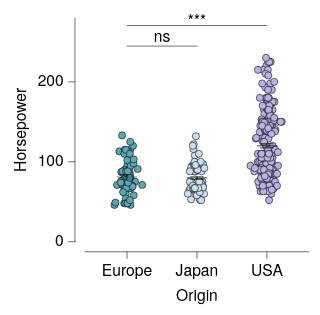

Here is the Vega-Lite specification saved for this chart:
### Vega-Lite specification from a JSON file in a GitHub repository (floating-point values rounded to 4 significant figures; data arrays with more than 128 entries replaced by an {"elided": "..."} marker saying what was removed)
{"background": null, "config": {"arc": {"fill": "#DBDBDB", "fillOpacity": 1.0, "innerRadius": 25.0, "padAngle": 0.03, "stroke": "black", "strokeOpacity": 1, "strokeWidth": 0.25}, "area": {"fill": "#DBDBDB", "fillOpacity": 1.0, "stroke": "black", "strokeOpacity": 1, "strokeWidth": 0.25}, "axis": {"domain": true, "domainCap": "round", "domainColor": "black", "domainWidth": 0.25, "grid": false, "gridCap": "round", "gridColor": "#F1F1F1", "gridDash": [0, 0], "gridOpacity": 1.0, "gridWidth": 0.25, "labelColor": "black", "labelFont": "Helvetica Neue, HelveticaNeue, Helvetica, Arial, sans-serif", "labelFontSize": 7, "labelFontStyle": "normal", "labelFontWeight": 400, "offset": 4.5, "ticks": true, "tickCap": "round", "tickColor": "black", "tickRound": false, "tickSize": 3, "tickWidth": 0.25, "titleColor": "black", "titleFont": "Helvetica Neue, HelveticaNeue, Helvetica, Arial, sans-serif", "titleFontSize": 7, "titleFontStyle": "normal", "titleFontWeight": 400}, "axisX": {"domain": true, "labelAlign": "center", "labelAngle": 0, "labels": true, "ticks": true, "translate": 0}, "axisY": {"domain": true, "labelAlign": "right", "labelAngle": 0, "labels": true, "ticks": true, "translate": 0}, "axisRight": {"domain": true, "labelAlign": "left", "labelAngle": 0, "labels": true, "ticks": true, "translate": 0}, "axisTop": {"domain": true, "labelAlign": "center", "labelAngle": 0, "labels": true, "ticks": true, "translate": 0}, "axisBand": {"tickOffset": 0}, "bar": {"fill": "#DBDBDB", "fillOpacity": 1.0, "stroke": "black", "strokeOpacity": 1, "strokeWidth": 0.25}, "boxplot": {"size": 9.0, "ticks": {"cornerRadius": 0.25, "fill": "black", "opacity": 1, "size": 4.5, "thickness": 0.25}, "box": {"fillOpacity": 1.0, "stroke": "black", "strokeOpacity": 1, "strokeWidth": 0.25}, "median": {"cornerRadius": 0, "fill": "black", "fillOpacity": 1.0, "opacity": 1, "size": 9.0, "thickness": 0.25}, "rule": {"fill": "black", "fillOpacity": 1.0, "size": 10.0, "stroke": "black", "strokeDash": [0, 0], "strokeOpacity": 1, "strokeWidth": 0.25}, "outliers": {"color": "black", "fill": "black", "fillOpacity": 1.0, "size": 0, "stroke": "black", "strokeOpacity": 1, "strokeWidth": 0.25}}, "circle": {"fill": "black", "fillOpacity": 1.0, "size": 1.25, "stroke": null, "strokeOpacity": 1, "strokeWidth": 0.25}, "errorband": {"band": {"fillOpacity": 0.6, "stroke": null, "strokeWidth": 0.25, "strokeOpacity": 1}, "borders": {"opacity": 0, "strokeOpacity": 0.25, "strokeWidth": 1}}, "errorbar": {"opacity": 1, "rule": {"strokeDash": [0, 0], "strokeWidth": 0.25}, "ticks": {"color": "black", "cornerRadius": 0.125, "opacity": 1, "size": 6.0, "thickness": 0.25}, "thickness": 0.25}, "font": "Helvetica Neue, HelveticaNeue, Helvetica, Arial, sans-serif", "geoshape": {"fill": "#DBDBDB", "fillOpacity": 1.0, "stroke": "black", "strokeOpacity": 1, "strokeWidth": 0.25}, "header": {"labelColor": "black", "labelFont": "Helvetica Neue, HelveticaNeue, Helvetica, Arial, sans-serif", "labelFontSize": 7, "labelFontStyle": "normal", "labelFontWeight": 400, "titleColor": "black", "titleFont": "Helvetica Neue, HelveticaNeue, Helvetica, Arial, sans-serif", "titleFontSize": 7, "titleFontStyle": "normal", "titleFontWeight": 400, "titlePadding": 0}, "legend": {"disable": false, "offset": 4.5, "titlePadding": 4, "labelOffset": 2, "gradientLabelOffset": 2, "gradientLength": 50.0, "gradientThickness": 5.0, "gradientOpacity": 1.0, "gradientStrokeColor": "black", "gradientStrokeWidth": 0.25, "labelColor": "black", "labelFont": "Helvetica Neue, HelveticaNeue, Helvetica, Arial, sans-serif", "labelFontSize": 7, "labelFontStyle": "normal", "labelFontWeight": 400, "strokeColor": "black", "strokeWidth": 0, "symbolSize": 42, "symbolStrokeColor": "black", "symbolStrokeWidth": 0.25, "titleColor": "black", "titleFont": "Helvetica Neue, HelveticaNeue, Helvetica, Arial, sans-serif", "titleFontSize": 7, "titleFontStyle": "normal", "titleFontWeight": 400}, "line": {"color": "black", "stroke": "black", "strokeCap": "round", "strokeDash": [0, 0], "strokeOpacity": 1, "strokeWidth": 0.375}, "point": {"filled": true, "fill": "#DBDBDB", "fillOpacity": 1.0, "size": 5.0, "stroke": "black", "strokeOpacity": 1, "strokeWidth": 0.25}, "range": {"category": ["#5CA7B1", "#CDDEF3", "#B7B3E4", "#B3DAB5", "#F5E1B3", "#3D727B", "#8AA8D2", "#867DAC", "#80A988", "#CBB17A", "#204148", "#59719A", "#584C77", "#507B5F", "#9D824D"], "diverging": {"scheme": ["#C35082", "#CE6D94", "#D989A7", "#E2A4BA", "#EABFCE", "#F1DBE2", "#F6F6F6", "#D7E0EB", "#B9CBE0", "#9BB6D5", "#7DA1C9", "#5F8CBD", "#4177B1"]}, "heatmap": {"scheme": ["#32022B", "#43044D", "#4C196E", "#4D338C", "#484DA6", "#3A68BB", "#1D83CA", "#1D9CCB", "#23B5C9", "#28CDC5", "#4DE0B4", "#91EE9F"]}, "ordinal": {"scheme": ["#F1F1F1", "#DBDBDB", "#C6C6C6", "#B2B2B2", "#9D9D9D", "#898989", "#767676", "#636363", "#515151", "#404040", "#2F2F2F", "#1F1F1F"]}, "ramp": {"scheme": ["#32022B", "#43044D", "#4C196E", "#4D338C", "#484DA6", "#3A68BB", "#1D83CA", "#1D9CCB", "#23B5C9", "#28CDC5", "#4DE0B4", "#91EE9F"]}}, "rule": {"color": "black", "stroke": "black", "strokeCap": "round", "strokeDash": [2, 2], "strokeOpacity": 1, "strokeWidth": 0.25}, "scale": {"bandPaddingInner": 0.1, "bandPaddingOuter": 0.1, "round": false}, "rect": {"fill": "#DBDBDB", "fillOpacity": 1.0, "stroke": "black", "strokeOpacity": 1, "strokeWidth": 0.25}, "square": {"fill": "#DBDBDB", "fillOpacity": 1.0, "size": 10.0, "stroke": "black", "strokeOpacity": 1, "strokeWidth": 0.25}, "text": {"color": "black", "font": "Helvetica Neue, HelveticaNeue, Helvetica, Arial, sans-serif", "fontSize": 7, "fontStyle": "normal", "fontWeight": 400}, "tick": {"color": "black", "cornerRadius": 0.125, "opacity": 1.0, "size": 9.0, "thickness": 0.25}, "title": {"anchor": "middle", "frame": "group", "color": "black", "font": "Helvetica Neue, HelveticaNeue, Helvetica, Arial, sans-serif", "fontSize": 7, "fontStyle": "normal", "fontWeight": 400, "subtitleColor": "black", "subtitleFont": "Helvetica Neue, HelveticaNeue, Helvetica, Arial, sans-serif", "subtitleFontSize": "Helvetica Neue, HelveticaNeue, Helvetica, Arial, sans-serif", "subtitleFontStyle": "normal", "subtitleFontWeight": 400}, "trail": {"color": "black", "opacity": 1, "size": 0.375}, "view": {"continuousWidth": 100, "continuousHeight": 100, "discreteWidth": 100, "discreteHeight": 100, "fill": null, "stroke": null, "strokeWidth": 0.25}}, "layer": [{"data": {"name": "data-53eecb024a78fdc2be808dcfdc3af7a2"}, "mark": {"type": "circle", "opacity": 1.0, "size": 10.0, "stroke": "black", "strokeOpacity": 1, "strokeWidth": 0.25}, "encoding": {"color": {"field": "Origin", "legend": null, "scale": {"domain": ["Europe", "Japan", "USA"]}, "sort": ["Europe", "Japan", "USA"], "title": null, "type": "nominal"}, "x": {"axis": {}, "field": "Origin", "scale": {"domain": ["Europe", "Japan", "USA"]}, "sort": ["Europe", "Japan", "USA"], "title": "Origin", "type": "nominal"}, "xOffset": {"field": "jitter_x", "scale": {"domain": [-7.33, 7.33], "range": [5.17, 19.83]}, "type": "quantitative"}, "y": {"field": "Horsepower", "title": "Horsepower", "type": "quantitative"}}}, {"data": {"name": "data-6c4882663eaca411296217af4f5e04f9"}, "mark": {"type": "errorbar"}, "encoding": {"x": {"axis": {}, "field": "Origin", "scale": {"domain": ["Europe", "Japan", "USA"]}, "sort": ["Europe", "Japan", "USA"], "title": "Origin", "type": "nominal"}, "y": {"field": "__mean", "title": "Horsepower", "type": "quantitative"}, "yError": {"field": "__error"}}}, {"data": {"name": "data-6c4882663eaca411296217af4f5e04f9"}, "mark": {"type": "tick"}, "encoding": {"x": {"axis": {}, "field": "Origin", "scale": {"domain": ["Europe", "Japan", "USA"]}, "sort": ["Europe", "Japan", "USA"], "title": "Origin", "type": "nominal"}, "y": {"field": "__mean", "title": "Horsepower", "type": "quantitative"}}}, {"layer": [{"layer": [{"data": {"values": [{"x": "USA", "x2": "Europe", "y": 270.5, "__dysonsphere__": 1}]}, "mark": {"type": "rule", "strokeCap": "round", "strokeDash": [0, 0], "strokeWidth": 0.25}, "encoding": {"x": {"field": "x", "type": "nominal"}, "x2": {"field": "x2"}, "y": {"field": "y", "type": "quantitative"}}}, {"data": {"values": [{"y": 270.5, "label": "***", "__dysonsphere__": 1}]}, "mark": {"type": "text", "align": "center", "dy": -2, "fontSize": 7}, "encoding": {"text": {"field": "label", "type": "nominal"}, "x": {"value": 50.0}, "y": {"field": "y", "type": "quantitative"}}}]}, {"layer": [{"data": {"values": [{"x": "Europe", "x2": "Japan", "y": 244.7, "__dysonsphere__": 1}]}, "mark": {"type": "rule", "strokeCap": "round", "strokeDash": [0, 0], "strokeWidth": 0.25}, "encoding": {"x": {"field": "x", "type": "nominal"}, "x2": {"field": "x2"}, "y": {"field": "y", "type": "quantitative"}}}, {"data": {"values": [{"y": 244.7, "label": "ns", "__dysonsphere__": 1}]}, "mark": {"type": "text", "align": "center", "dy": -4, "fontSize": 7}, "encoding": {"text": {"field": "label", "type": "nominal"}, "x": {"value": 34.38}, "y": {"field": "y", "type": "quantitative"}}}]}], "name": "__dysonsphere_90a92fb3dc490bb9_3"}], "$schema": "https://vega.github.io/schema/vega-lite/v6.4.1.json", "datasets": {"data-53eecb024a78fdc2be808dcfdc3af7a2": {"elided": "400 records"}, "data-6c4882663eaca411296217af4f5e04f9": [{"Origin": "USA", "__mean": 119.9, "__error": 2.529, "__dysonsphere__": 1}, {"Origin": "Europe", "__mean": 81.0, "__error": 2.47, "__dysonsphere__": 1}, {"Origin": "Japan", "__mean": 79.84, "__error": 2.005, "__dysonsphere__": 1}]}}
